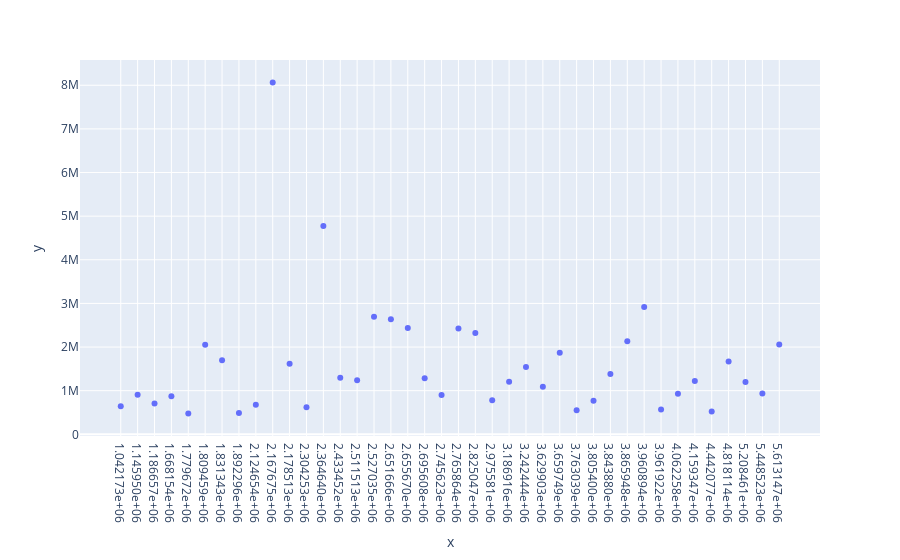

Write notebook code for a chart like this one.
### Code cell
fig = px.scatter(x=sorted_exp['expvalue'], y=sorted_exp['computed'])
fig.show()
